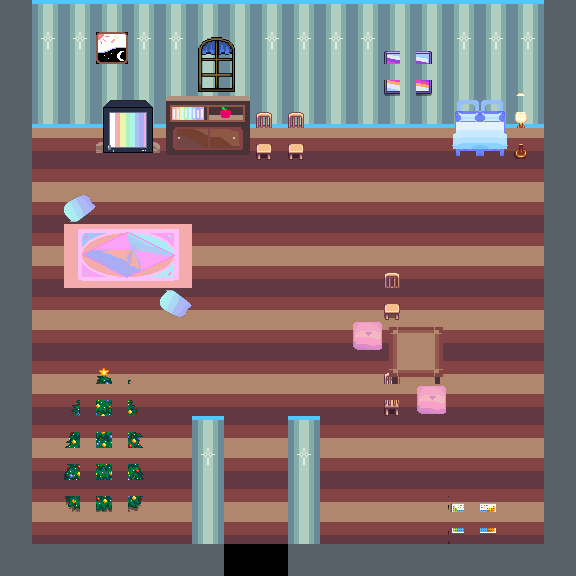

Below is a game level as drawn by its tile map, then a one-line description and the .tmx file that defines it, in full:
An orthogonal 18x18 tile map with 32x32 px tiles, 5 tile layers (Ground, Wall, Boundary, Movable, ...), 4 tilesets and 3 objects (mom).

<map version="1.10" tiledversion="1.11.2" orientation="orthogonal" renderorder="right-down" width="18" height="18" tilewidth="32" tileheight="32" infinite="0" nextlayerid="11" nextobjectid="11">
 <tileset firstgid="1" source="PLAT nature.tsx" />
 <tileset firstgid="2305" source="Furniture.tsx" />
 <tileset firstgid="2485" source="Objects.tsx" />
 <tileset firstgid="2517" source="Furniture2.tsx" />
 <layer id="1" name="Ground" width="18" height="18" locked="1">
  <data encoding="csv">
0,0,0,0,0,0,0,0,0,0,0,0,0,0,0,0,0,0,
0,0,0,0,0,0,0,0,0,0,0,0,0,0,0,0,0,0,
0,0,0,0,0,0,0,0,0,0,0,0,0,0,0,0,0,0,
0,0,0,0,0,0,0,0,0,0,0,0,0,0,0,0,0,0,
0,2350,2350,2350,2350,2350,2350,2350,2350,2350,2350,2350,2350,2350,2350,2350,2350,0,
0,2351,2351,2351,2351,2351,2351,2351,2351,2351,2351,2351,2351,2351,2351,2351,2351,0,
0,2350,2350,2350,2350,2350,2350,2350,2350,2350,2350,2350,2350,2350,2350,2350,2350,0,
0,2351,2310,2311,2312,2313,2351,2351,2351,2351,2351,2351,2351,2351,2351,2351,2351,0,
0,2350,2325,2326,2327,2328,2350,2350,2350,2350,2350,2350,2350,2350,2350,2350,2350,0,
0,2351,2351,2351,2351,2351,2351,2351,2351,2351,2351,2351,2351,2351,2351,2351,2351,0,
0,2350,2350,2350,2350,2350,2350,2350,2350,2350,2350,2350,2350,2350,2350,2350,2350,0,
0,2351,2351,2351,2351,2351,2351,2351,2351,2351,2351,2351,2351,2351,2351,2351,2351,0,
0,2350,2350,2350,2350,2350,2350,2350,2350,2350,2350,2350,2350,2350,2350,2350,2350,0,
0,2351,2351,2351,2351,2351,2351,2351,2351,2351,2351,2351,2351,2351,2351,2351,2351,0,
0,2350,2350,2350,2350,2350,2350,2350,2350,2350,2350,2350,2350,2350,2350,2350,2350,0,
0,2351,2351,2351,2351,2351,2351,2351,2351,2351,2351,2351,2351,2351,2351,2351,2351,0,
0,2350,2350,2350,2350,2350,2350,2350,2350,2350,2350,2350,2350,2350,2350,2350,2350,0,
0,0,0,0,0,0,0,0,0,0,0,0,0,0,0,0,0,0
</data>
 </layer>
 <layer id="2" name="Wall" width="18" height="18" locked="1">
  <data encoding="csv">
0,2368,2368,2368,2368,2368,2368,2368,2368,2368,2368,2368,2368,2368,2368,2368,2368,0,
0,2365,2365,2337,2365,2365,2366,2366,2365,2365,2365,2365,2366,2366,2365,2365,2365,0,
0,2366,2366,2366,2366,2366,2366,2366,2366,2366,2366,2366,2366,2366,2366,2366,2366,0,
0,2367,2367,2367,2367,2367,2367,2367,2367,2367,2367,2367,2367,2367,2367,2367,2367,0,
0,0,0,0,0,0,0,0,0,0,0,0,0,0,0,0,0,0,
0,0,0,0,0,0,0,0,0,0,0,0,0,0,0,0,0,0,
0,0,0,0,0,0,0,0,0,0,0,0,0,0,0,0,0,0,
0,0,0,0,0,0,0,0,0,0,0,0,0,0,0,0,0,0,
0,0,0,0,0,0,0,0,0,0,0,0,0,0,0,0,0,0,
0,0,0,0,0,0,0,0,0,0,0,0,0,0,0,0,0,0,
0,0,0,0,0,0,0,0,0,0,0,0,0,0,0,0,0,0,
0,0,0,0,0,0,0,0,0,0,0,0,0,0,0,0,0,0,
0,0,0,0,0,0,0,0,0,0,0,0,0,0,0,0,0,0,
0,0,0,0,0,0,2368,0,0,2368,0,0,0,0,0,0,0,0,
0,0,0,0,0,0,2365,0,0,2365,0,0,0,0,0,0,0,0,
0,0,0,0,0,0,2366,0,0,2366,0,0,0,0,0,0,0,0,
0,0,0,0,0,0,2366,0,0,2366,0,0,0,0,0,0,0,0,
0,0,0,0,0,0,0,0,0,0,0,0,0,0,0,0,0,0
</data>
 </layer>
 <layer id="3" name="Boundary" width="18" height="18">
  <data encoding="csv">
60,0,0,0,0,0,0,0,0,0,0,0,0,0,0,0,0,60,
60,0,0,0,0,0,0,0,0,0,0,0,0,0,0,0,0,60,
60,0,0,0,0,0,0,0,0,0,0,0,0,0,0,0,0,60,
60,0,0,0,0,0,0,0,0,0,0,0,0,0,0,0,0,60,
60,0,0,0,0,0,0,0,0,0,0,0,0,0,0,0,0,60,
60,0,0,0,0,0,0,0,0,0,0,0,0,0,0,0,0,60,
60,0,0,0,0,0,0,0,0,0,0,0,0,0,0,0,0,60,
60,0,0,0,0,0,0,0,0,0,0,0,0,0,0,0,0,60,
60,0,0,0,0,0,0,0,0,0,0,0,0,0,0,0,0,60,
60,0,0,0,0,0,0,0,0,0,0,0,0,0,0,0,0,60,
60,0,0,0,0,0,0,0,0,0,0,0,0,0,0,0,0,60,
60,0,0,0,0,0,0,0,0,0,0,0,0,0,0,0,0,60,
60,0,0,0,0,0,0,0,0,0,0,0,0,0,0,0,0,60,
60,0,0,0,0,0,0,0,0,0,0,0,0,0,0,0,0,60,
60,0,0,0,0,0,0,0,0,0,0,0,0,0,0,0,0,60,
60,0,0,0,0,0,0,0,0,0,0,0,0,0,0,0,0,60,
60,0,0,0,0,0,0,0,0,0,0,0,0,0,0,0,0,60,
60,60,60,60,60,60,60,0,0,60,60,60,60,60,60,60,60,60
</data>
 </layer>
 <layer id="4" name="Movable" width="18" height="18">
  <data encoding="csv">
0,0,0,0,0,0,0,0,0,0,0,0,0,0,0,0,0,0,
0,0,0,0,0,0,0,0,0,0,0,0,5579,5580,0,0,0,0,
0,0,0,0,0,0,0,0,0,0,0,0,5640,5641,0,0,5266,0,
0,0,0,0,0,0,0,0,2523,2523,0,0,0,0,0,0,5327,0,
0,0,0,0,0,0,0,0,2584,2584,0,0,0,0,0,0,5388,0,
0,0,0,0,0,0,0,0,0,0,0,0,0,0,0,0,0,0,
0,0,0,0,0,0,0,0,0,0,0,0,0,0,0,0,0,0,
0,0,0,0,0,0,0,0,0,0,0,0,0,0,0,0,0,0,
0,0,0,0,0,0,0,0,0,0,0,0,2523,0,0,0,0,0,
0,0,0,0,0,0,0,0,0,0,0,0,2584,0,0,0,0,0,
0,0,0,0,0,0,0,0,0,0,0,0,0,0,0,0,0,0,
0,0,5262,5263,5264,0,0,0,0,0,0,0,2525,0,0,0,0,0,
0,0,5323,5324,5325,0,0,0,0,0,0,0,2586,0,0,0,0,0,
0,0,5384,5385,5386,0,0,0,0,0,0,0,0,0,0,0,0,0,
0,0,5445,5446,5447,0,0,0,0,0,0,0,0,0,0,0,0,0,
0,0,5506,5507,5508,0,0,0,0,0,0,0,0,0,2674,2675,0,0,
0,0,0,0,0,0,0,0,0,0,0,0,0,0,2735,2736,0,0,
0,0,0,0,0,0,0,0,0,0,0,0,0,0,0,0,0,0
</data>
 </layer>
 <layer id="6" name="Furniture" width="18" height="18" locked="1">
  <data encoding="csv">
0,0,0,0,0,0,0,0,0,0,0,0,0,0,0,0,0,0,
0,0,0,0,0,0,2356,2357,0,0,0,0,0,0,0,0,0,0,
0,0,0,0,0,0,2371,2372,0,0,0,0,0,0,0,0,0,0,
0,0,0,2305,2306,2307,2308,2309,0,0,0,0,0,0,2147485965,2317,0,0,
0,0,0,2320,2321,2322,2323,2324,0,0,0,0,0,0,2147485980,2332,0,0,
0,0,0,0,0,0,0,0,0,0,0,0,0,0,0,0,0,0,
0,0,2336,0,0,0,0,0,0,0,0,0,0,0,0,0,0,0,
0,0,0,0,0,0,0,0,0,0,0,0,0,0,0,0,0,0,
0,0,0,0,0,0,0,0,0,0,0,0,0,0,0,0,0,0,
0,0,0,0,0,1073744160,0,0,0,0,0,0,0,0,0,0,0,0,
0,0,0,0,0,0,0,0,0,0,0,2335,2314,2147485962,0,0,0,0,
0,0,0,0,0,0,0,0,0,0,0,0,2329,2147485977,0,0,0,0,
0,0,0,0,0,0,0,0,0,0,0,0,0,2335,0,0,0,0,
0,0,0,0,0,0,0,0,0,0,0,0,0,0,0,0,0,0,
0,0,0,0,0,0,0,0,0,0,0,0,0,0,0,0,0,0,
0,0,0,0,0,0,0,0,0,0,0,0,0,0,0,0,0,0,
0,0,0,0,0,0,0,0,0,0,0,0,0,0,0,0,0,0,
0,0,0,0,0,0,0,0,0,0,0,0,0,0,0,0,0,0
</data>
 </layer>
 <objectgroup id="7" name="Warps" locked="1">
  <object id="8" gid="2487" x="224" y="576" width="64" height="64">
   <properties>
    <property name="pos" value="home" />
    <property name="size" value="big" />
   </properties>
  </object>
 </objectgroup>
 <objectgroup id="8" name="Player" locked="1">
  <object id="9" gid="2487" x="240" y="448" width="32" height="64">
   <properties>
    <property name="pos" value="home" />
   </properties>
  </object>
 </objectgroup>
 <objectgroup id="9" name="Trainers" locked="1">
  <object id="10" name="Mom" type="mom" gid="2487" x="448" y="384" width="32" height="64">
   <properties>
    <property name="dir" value="down" />
    <property name="dis" type="int" value="0" />
   </properties>
  </object>
 </objectgroup>
</map>
